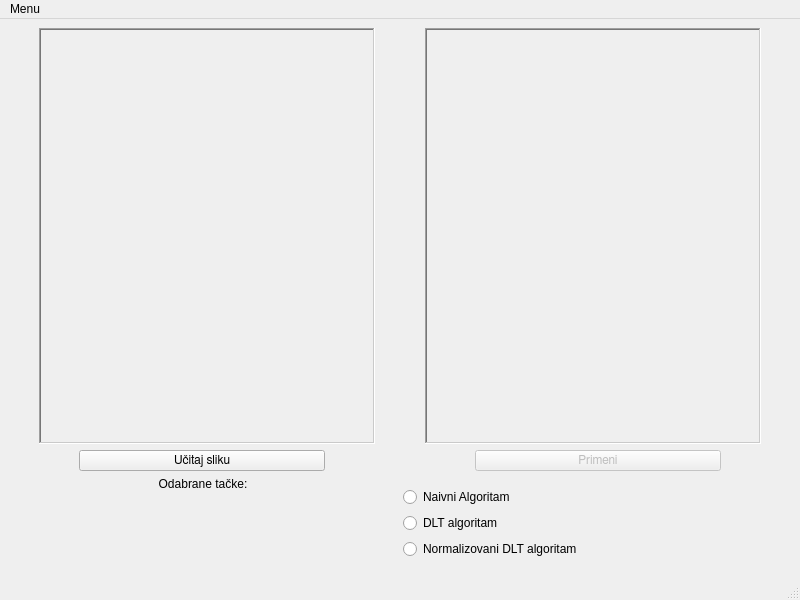
<?xml version="1.0" encoding="UTF-8"?>
<ui version="4.0">
 <class>MainWindow</class>
 <widget class="QMainWindow" name="MainWindow">
  <property name="windowModality">
   <enum>Qt::NonModal</enum>
  </property>
  <property name="geometry">
   <rect>
    <x>0</x>
    <y>0</y>
    <width>800</width>
    <height>600</height>
   </rect>
  </property>
  <property name="sizePolicy">
   <sizepolicy hsizetype="Preferred" vsizetype="Ignored">
    <horstretch>0</horstretch>
    <verstretch>0</verstretch>
   </sizepolicy>
  </property>
  <property name="windowTitle">
   <string>Računanje projektivnog preslikavanja i otklanjanje distorzije</string>
  </property>
  <property name="windowIcon">
   <iconset>
    <normaloff>ikonica.png</normaloff>ikonica.png</iconset>
  </property>
  <widget class="QWidget" name="centralwidget">
   <layout class="QGridLayout" name="gridLayout">
    <item row="0" column="0">
     <layout class="QVBoxLayout" name="verticalLayout_4">
      <item>
       <layout class="QHBoxLayout" name="horizontalLayout">
        <property name="spacing">
         <number>50</number>
        </property>
        <property name="leftMargin">
         <number>30</number>
        </property>
        <property name="rightMargin">
         <number>30</number>
        </property>
        <item>
         <widget class="QLabel" name="imageBefore">
          <property name="cursor">
           <cursorShape>CrossCursor</cursorShape>
          </property>
          <property name="frameShape">
           <enum>QFrame::WinPanel</enum>
          </property>
          <property name="frameShadow">
           <enum>QFrame::Sunken</enum>
          </property>
          <property name="text">
           <string/>
          </property>
          <property name="scaledContents">
           <bool>true</bool>
          </property>
         </widget>
        </item>
        <item>
         <widget class="QLabel" name="imageAfter">
          <property name="cursor">
           <cursorShape>CrossCursor</cursorShape>
          </property>
          <property name="frameShape">
           <enum>QFrame::WinPanel</enum>
          </property>
          <property name="frameShadow">
           <enum>QFrame::Sunken</enum>
          </property>
          <property name="text">
           <string/>
          </property>
         </widget>
        </item>
       </layout>
      </item>
      <item>
       <layout class="QHBoxLayout" name="horizontalLayout_2">
        <property name="spacing">
         <number>150</number>
        </property>
        <property name="leftMargin">
         <number>70</number>
        </property>
        <property name="rightMargin">
         <number>70</number>
        </property>
        <item>
         <widget class="QPushButton" name="loadButton">
          <property name="font">
           <font>
            <family>FreeSans</family>
           </font>
          </property>
          <property name="text">
           <string>Učitaj sliku</string>
          </property>
         </widget>
        </item>
        <item>
         <widget class="QPushButton" name="workButton">
          <property name="enabled">
           <bool>false</bool>
          </property>
          <property name="font">
           <font>
            <family>FreeSans</family>
           </font>
          </property>
          <property name="text">
           <string>Primeni</string>
          </property>
         </widget>
        </item>
       </layout>
      </item>
      <item>
       <layout class="QHBoxLayout" name="horizontalLayout_3">
        <item>
         <widget class="QLabel" name="label">
          <property name="text">
           <string>Odabrane tačke:</string>
          </property>
          <property name="textFormat">
           <enum>Qt::AutoText</enum>
          </property>
          <property name="alignment">
           <set>Qt::AlignHCenter|Qt::AlignTop</set>
          </property>
          <property name="margin">
           <number>10</number>
          </property>
         </widget>
        </item>
        <item>
         <layout class="QVBoxLayout" name="verticalLayout_3">
          <property name="topMargin">
           <number>10</number>
          </property>
          <property name="bottomMargin">
           <number>10</number>
          </property>
          <item>
           <widget class="QRadioButton" name="naiveAlgorithm">
            <property name="text">
             <string>Naivni Algoritam</string>
            </property>
            <attribute name="buttonGroup">
             <string notr="true">buttonGroup</string>
            </attribute>
           </widget>
          </item>
          <item>
           <widget class="QRadioButton" name="dltAlgorithm">
            <property name="text">
             <string>DLT algoritam</string>
            </property>
            <attribute name="buttonGroup">
             <string notr="true">buttonGroup</string>
            </attribute>
           </widget>
          </item>
          <item>
           <widget class="QRadioButton" name="dltNormAlgorithm">
            <property name="text">
             <string>Normalizovani DLT algoritam</string>
            </property>
            <attribute name="buttonGroup">
             <string notr="true">buttonGroup</string>
            </attribute>
           </widget>
          </item>
         </layout>
        </item>
       </layout>
      </item>
     </layout>
    </item>
   </layout>
  </widget>
  <widget class="QMenuBar" name="menubar">
   <property name="geometry">
    <rect>
     <x>0</x>
     <y>0</y>
     <width>800</width>
     <height>30</height>
    </rect>
   </property>
   <widget class="QMenu" name="menuProgram">
    <property name="title">
     <string>Menu</string>
    </property>
    <addaction name="actionSave"/>
    <addaction name="actionExit"/>
   </widget>
   <addaction name="menuProgram"/>
  </widget>
  <widget class="QStatusBar" name="statusbar"/>
  <action name="actionSave">
   <property name="text">
    <string>Sačuvaj sliku</string>
   </property>
   <property name="statusTip">
    <string>Sačuvaj sliku bez distorzije</string>
   </property>
   <property name="shortcut">
    <string>Ctrl+S</string>
   </property>
  </action>
  <action name="actionExit">
   <property name="text">
    <string>Izlaz</string>
   </property>
   <property name="statusTip">
    <string>Izlaz iz programa</string>
   </property>
   <property name="shortcut">
    <string>Esc</string>
   </property>
  </action>
 </widget>
 <resources/>
 <connections/>
 <buttongroups>
  <buttongroup name="buttonGroup"/>
 </buttongroups>
</ui>
